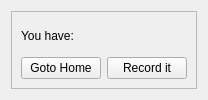
      <widget class="QWidget" name="page_10">
       <layout class="QGridLayout" name="gridLayout_18">
        <item row="0" column="0">
         <widget class="QFrame" name="frame_9">
          <property name="frameShape">
           <enum>QFrame::StyledPanel</enum>
          </property>
          <property name="frameShadow">
           <enum>QFrame::Raised</enum>
          </property>
          <layout class="QGridLayout" name="gridLayout_19">
           <item row="2" column="0">
            <widget class="QPushButton" name="pushButton_18">
             <property name="maximumSize">
              <size>
               <width>250</width>
               <height>16777215</height>
              </size>
             </property>
             <property name="text">
              <string>Goto Home</string>
             </property>
            </widget>
           </item>
           <item row="1" column="0" colspan="2">
            <widget class="QLabel" name="label_28">
             <property name="text">
              <string>You have:</string>
             </property>
            </widget>
           </item>
           <item row="2" column="1">
            <widget class="QPushButton" name="pushButton_17">
             <property name="maximumSize">
              <size>
               <width>250</width>
               <height>16777215</height>
              </size>
             </property>
             <property name="text">
              <string>Record it</string>
             </property>
            </widget>
           </item>
          </layout>
         </widget>
        </item>
       </layout>
      </widget>
